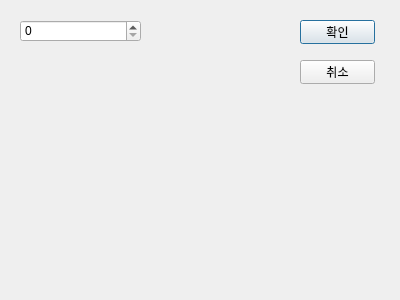
<?xml version="1.0" encoding="UTF-8"?>
<ui version="4.0">
 <class>Dialog</class>
 <widget class="QDialog" name="Dialog">
  <property name="geometry">
   <rect>
    <x>0</x>
    <y>0</y>
    <width>400</width>
    <height>300</height>
   </rect>
  </property>
  <property name="windowTitle">
   <string>Dialog</string>
  </property>
  <widget class="QSpinBox" name="spinBox">
   <property name="geometry">
    <rect>
     <x>20</x>
     <y>20</y>
     <width>121</width>
     <height>22</height>
    </rect>
   </property>
  </widget>
  <widget class="QPushButton" name="pushButton">
   <property name="geometry">
    <rect>
     <x>300</x>
     <y>20</y>
     <width>75</width>
     <height>24</height>
    </rect>
   </property>
   <property name="text">
    <string>확인</string>
   </property>
  </widget>
  <widget class="QPushButton" name="pushButton_2">
   <property name="geometry">
    <rect>
     <x>300</x>
     <y>60</y>
     <width>75</width>
     <height>24</height>
    </rect>
   </property>
   <property name="text">
    <string>취소</string>
   </property>
  </widget>
 </widget>
 <resources/>
 <connections/>
</ui>
